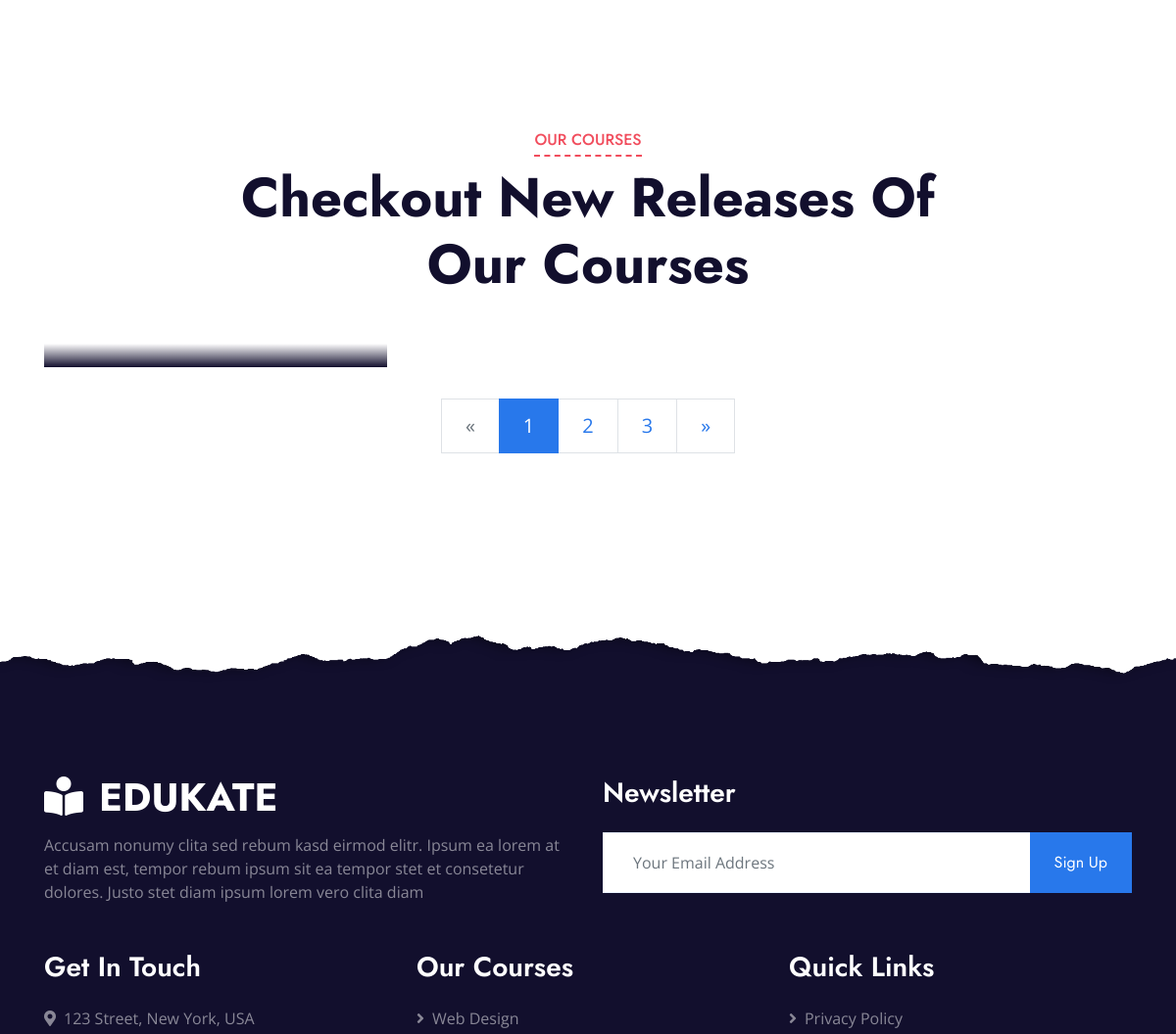
/upskill/course/ (middle part), run on an earlier commit of the app's database.
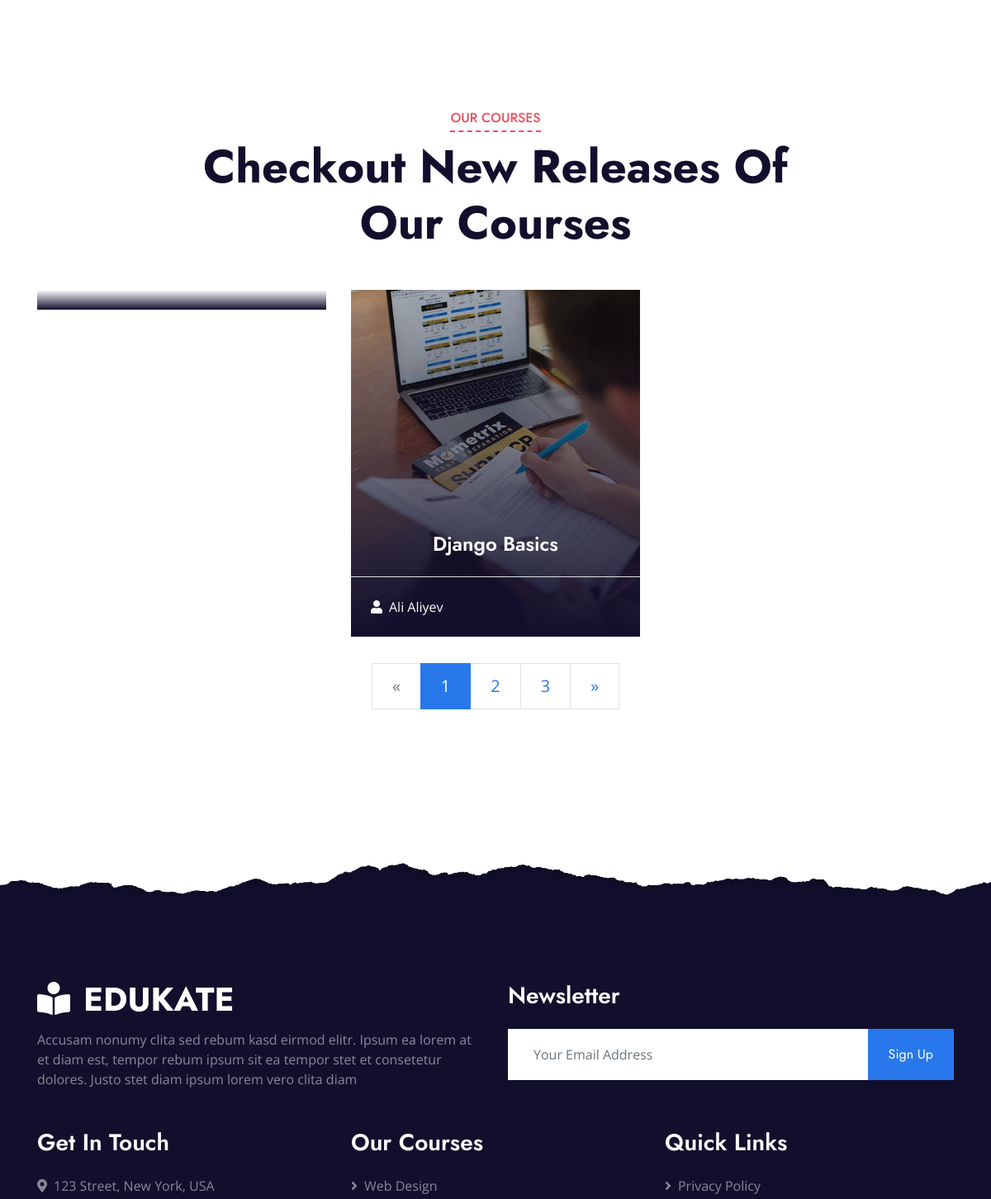
And on a later commit of the database.
### upskill/models.py (models this page shows, shortened)
class Course(models.Model):
    owner = models.ForeignKey(Teacher, related_name='courses', on_delete=models.SET_NULL, null=True)
    subject = models.ForeignKey(Subject, related_name='courses', on_delete=models.CASCADE)
    title = models.CharField(max_length=200)
    slug = models.SlugField(max_length=200, unique=True)
    overview = models.TextField(null=True, blank=True)
    created_at = models.DateTimeField(auto_now_add=True)
    image = models.ImageField(upload_to='courses/', blank=True, null=True)
    price = models.DecimalField(
        max_digits=6,
        decimal_places=2,
        default=0.00,
        help_text="Kurs narxi (Masalan: 49.99)"
    )
    duration_hours = models.FloatField(
        default=0.0,
        help_text="Kursning umumiy davomiyligi (soatlarda)"
    )
    skill_level = models.CharField(
        max_length=50,
        default='Boshlang\'ich',
        choices=[('Boshlang\'ich', 'Boshlang\'ich'), ('O\'rta', 'O\'rta'), ('Yuqori', 'Yuqori')]
    )
    rating = models.FloatField(default=0.0)
    total_reviews = models.IntegerField(default=0)
    class Meta:
        ordering = ['-created_at']
    @property
    def get_image_url(self):
        if not self.image:
            return static('img/not_found_image.jpg')
        return self.image.url

class Teacher(models.Model):
    full_name = models.CharField(max_length=255)
    bio = models.TextField(blank=True)
    avatar = models.ImageField(upload_to='instructors/', blank=True, null=True)
    expertise = models.CharField(max_length=255, help_text="Masalan: Python, Frontend, Data Science")
    experience_years = models.PositiveIntegerField(default=0)
    is_active = models.BooleanField(default=True)
    created_at = models.DateTimeField(auto_now_add=True)

### upskill/views.py (the view)
# urls.py: path('course/', course, name='course'),
def course(request):
    courses = Course.objects.all()
    content = {
        'courses': courses,
    }
    return render(request, 'upskill/course.html', content)

### upskill/templates/upskill/course.html (shortened to what this page needs)
{% load static %}
<!DOCTYPE html>
<html lang="en">
<head>
    <link href="https://cdnjs.cloudflare.com/ajax/libs/font-awesome/5.10.0/css/all.min.css" rel="stylesheet">
    <link href="{% static 'upskill/lib/owlcarousel/assets/owl.carousel.min.css' %}" rel="stylesheet">
    <link href="{% static 'upskill/css/style.css' %}" rel="stylesheet">
</head>
<body>
    <div class="container-fluid py-5">
        <div class="container py-5">
            <div class="row mx-0 justify-content-center">
                <div class="col-lg-8">
                    <div class="section-title text-center position-relative mb-5">
                        <h6 class="d-inline-block position-relative text-secondary text-uppercase pb-2">Our Courses</h6>
                        <h1 class="display-4">Checkout New Releases Of Our Courses</h1>
                    </div>
                </div>
            </div>
            <div class="row">
                {% for course in courses %}
                <div class="col-lg-4 col-md-6 pb-4">
                    <a class="courses-list-item position-relative d-block overflow-hidden mb-2" href="{% url 'upskill:detail' course.slug %}">
                        <img class="img-fluid" src="{{ course.get_image_url }}" alt="">
                        <div class="courses-text">
                            <h4 class="text-center text-white px-3">{{ course.title }}</h4>
                            <div class="border-top w-100 mt-3">
                                <div class="d-flex justify-content-between p-4">
                                    <span class="text-white"><i class="fa fa-user mr-2"></i>{{ course.owner.full_name|default:"Noma'lum" }}</span>
                                </div>
                            </div>
                        </div>
                    </a>
                </div>
                {% endfor %}
                <div class="col-12">
                    <nav aria-label="Page navigation">
                        <ul class="pagination pagination-lg justify-content-center mb-0">
                          <li class="page-item disabled">
                            <a class="page-link rounded-0" href="#" aria-label="Previous">
                              <span aria-hidden="true">&laquo;</span>
                            </a>
                          </li>
                          <li class="page-item active"><a class="page-link" href="#">1</a></li>
                          <li class="page-item"><a class="page-link" href="#">2</a></li>
                          <li class="page-item"><a class="page-link" href="#">3</a></li>
                          <li class="page-item">
                            <a class="page-link rounded-0" href="#" aria-label="Next">
                              <span aria-hidden="true">&raquo;</span>
                            </a>
                          </li>
                        </ul>
                      </nav>
                </div>
            </div>
        </div>
    </div>
    <div class="container-fluid position-relative overlay-top bg-dark text-white-50 py-5" style="margin-top: 90px;">
        <div class="container mt-5 pt-5">
            <div class="row">
                <div class="col-md-6 mb-5">
                    <a href="index.html" class="navbar-brand">
                        <h1 class="mt-n2 text-uppercase text-white"><i class="fa fa-book-reader mr-3"></i>Edukate</h1>
                    </a>
                    <p class="m-0">Accusam nonumy clita sed rebum kasd eirmod elitr. Ipsum ea lorem at et diam est, tempor rebum ipsum sit ea tempor stet et consetetur dolores. Justo stet diam ipsum lorem vero clita diam</p>
                </div>
                <div class="col-md-6 mb-5">
                    <h3 class="text-white mb-4">Newsletter</h3>
                    <div class="w-100">
                        <div class="input-group">
                            <input type="text" class="form-control border-light" style="padding: 30px;" placeholder="Your Email Address">
                            <div class="input-group-append">
                                <button class="btn btn-primary px-4">Sign Up</button>
                            </div>
                        </div>
                    </div>
                </div>
            </div>
            <div class="row">
                <div class="col-md-4 mb-5">
                    <h3 class="text-white mb-4">Get In Touch</h3>
                    <p><i class="fa fa-map-marker-alt mr-2"></i>123 Street, New York, USA</p>
                </div>
                <div class="col-md-4 mb-5">
                    <h3 class="text-white mb-4">Our Courses</h3>
                    <div class="d-flex flex-column justify-content-start">
                        <a class="text-white-50 mb-2" href="#"><i class="fa fa-angle-right mr-2"></i>Web Design</a>
                    </div>
                </div>
                <div class="col-md-4 mb-5">
                    <h3 class="text-white mb-4">Quick Links</h3>
                    <div class="d-flex flex-column justify-content-start">
                        <a class="text-white-50 mb-2" href="#"><i class="fa fa-angle-right mr-2"></i>Privacy Policy</a>
                    </div>
                </div>
            </div>
        </div>
    </div>
</body>
</html>

What changed in the data, as far as the page shows it:
now on this page (row edited): Course: get_image_url (picture), title "Django Basics", owner.full_name "Ali Aliyev"
